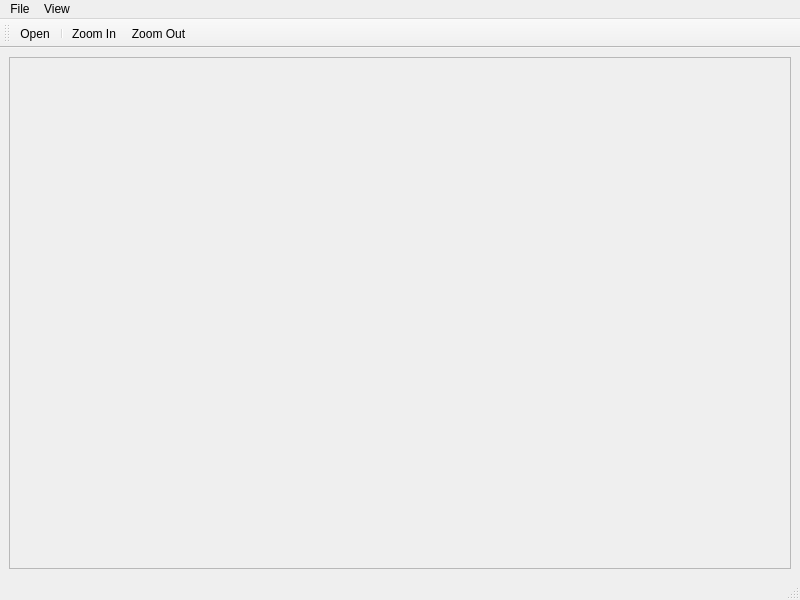
<?xml version="1.0" encoding="UTF-8"?>
<ui version="4.0">
 <class>MainWindow</class>
 <widget class="QMainWindow" name="MainWindow">
  <property name="geometry">
   <rect>
    <x>0</x>
    <y>0</y>
    <width>800</width>
    <height>600</height>
   </rect>
  </property>
  <property name="windowTitle">
   <string>MainWindow</string>
  </property>
  <widget class="QWidget" name="centralwidget">
   <layout class="QVBoxLayout" name="verticalLayout">
    <item>
     <widget class="QScrollArea" name="scrollArea">
      <property name="widgetResizable">
       <bool>true</bool>
      </property>
      <widget class="QWidget" name="scrollAreaWidgetContents">
       <property name="geometry">
        <rect>
         <x>0</x>
         <y>0</y>
         <width>776</width>
         <height>497</height>
        </rect>
       </property>
      </widget>
     </widget>
    </item>
   </layout>
  </widget>
  <widget class="QMenuBar" name="menubar">
   <property name="geometry">
    <rect>
     <x>0</x>
     <y>0</y>
     <width>800</width>
     <height>26</height>
    </rect>
   </property>
   <widget class="QMenu" name="menuFile">
    <property name="title">
     <string>File</string>
    </property>
    <addaction name="actionOpen"/>
   </widget>
   <widget class="QMenu" name="menuView">
    <property name="title">
     <string>View</string>
    </property>
    <addaction name="actionZoom_In"/>
    <addaction name="actionZoom_Out"/>
   </widget>
   <addaction name="menuFile"/>
   <addaction name="menuView"/>
  </widget>
  <widget class="QStatusBar" name="statusbar"/>
  <widget class="QToolBar" name="toolBar">
   <property name="windowTitle">
    <string>toolBar</string>
   </property>
   <attribute name="toolBarArea">
    <enum>TopToolBarArea</enum>
   </attribute>
   <attribute name="toolBarBreak">
    <bool>false</bool>
   </attribute>
   <addaction name="actionOpen"/>
   <addaction name="separator"/>
   <addaction name="actionZoom_In"/>
   <addaction name="actionZoom_Out"/>
  </widget>
  <action name="actionOpen">
   <property name="text">
    <string>Open</string>
   </property>
  </action>
  <action name="actionZoom_In">
   <property name="text">
    <string>Zoom In</string>
   </property>
  </action>
  <action name="actionZoom_Out">
   <property name="text">
    <string>Zoom Out</string>
   </property>
  </action>
 </widget>
 <resources/>
 <connections/>
</ui>
